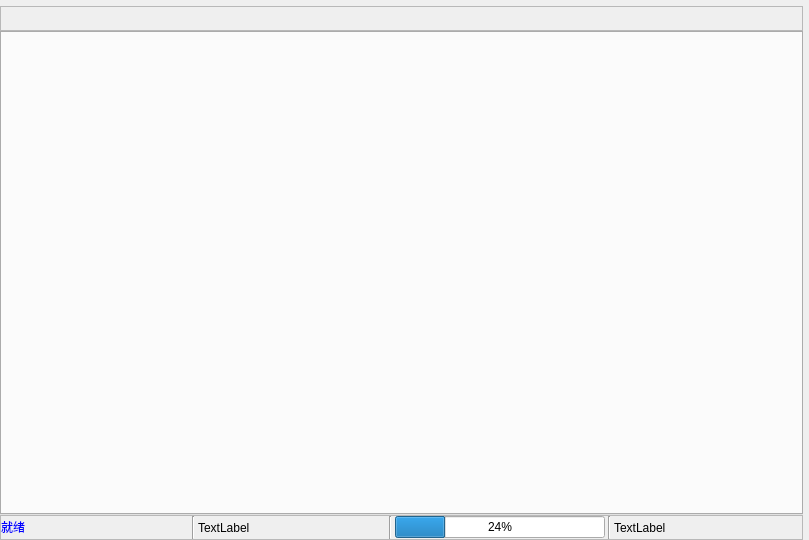
<?xml version="1.0" encoding="UTF-8"?>
<ui version="4.0">
 <class>Form</class>
 <widget class="QWidget" name="Form">
  <property name="geometry">
   <rect>
    <x>0</x>
    <y>0</y>
    <width>809</width>
    <height>540</height>
   </rect>
  </property>
  <property name="windowTitle">
   <string>Form</string>
  </property>
  <property name="windowIcon">
   <iconset resource="img.qrc">
    <normaloff>:/new/prefix1/img/logo.png</normaloff>:/new/prefix1/img/logo.png</iconset>
  </property>
  <layout class="QVBoxLayout" name="verticalLayout">
   <property name="spacing">
    <number>0</number>
   </property>
   <property name="leftMargin">
    <number>0</number>
   </property>
   <property name="topMargin">
    <number>6</number>
   </property>
   <property name="rightMargin">
    <number>6</number>
   </property>
   <property name="bottomMargin">
    <number>0</number>
   </property>
   <item>
    <widget class="QFrame" name="frameMenu">
     <property name="minimumSize">
      <size>
       <width>0</width>
       <height>25</height>
      </size>
     </property>
     <property name="maximumSize">
      <size>
       <width>16777215</width>
       <height>25</height>
      </size>
     </property>
     <property name="frameShape">
      <enum>QFrame::StyledPanel</enum>
     </property>
     <property name="frameShadow">
      <enum>QFrame::Raised</enum>
     </property>
    </widget>
   </item>
   <item>
    <widget class="QTabWidget" name="tabWidget">
     <property name="font">
      <font>
       <family>Microsoft JhengHei</family>
       <pointsize>10</pointsize>
       <weight>50</weight>
       <italic>false</italic>
       <bold>false</bold>
      </font>
     </property>
     <property name="styleSheet">
      <string notr="true">font: 10pt &quot;Microsoft JhengHei&quot;;</string>
     </property>
     <property name="currentIndex">
      <number>-1</number>
     </property>
     <property name="iconSize">
      <size>
       <width>16</width>
       <height>16</height>
      </size>
     </property>
    </widget>
   </item>
   <item>
    <widget class="QFrame" name="frame">
     <property name="minimumSize">
      <size>
       <width>0</width>
       <height>25</height>
      </size>
     </property>
     <property name="maximumSize">
      <size>
       <width>16777215</width>
       <height>35</height>
      </size>
     </property>
     <property name="frameShape">
      <enum>QFrame::StyledPanel</enum>
     </property>
     <property name="frameShadow">
      <enum>QFrame::Raised</enum>
     </property>
     <layout class="QHBoxLayout" name="horizontalLayout">
      <property name="spacing">
       <number>3</number>
      </property>
      <property name="leftMargin">
       <number>0</number>
      </property>
      <property name="topMargin">
       <number>0</number>
      </property>
      <property name="rightMargin">
       <number>0</number>
      </property>
      <property name="bottomMargin">
       <number>0</number>
      </property>
      <item>
       <widget class="QLabel" name="state_lable">
        <property name="maximumSize">
         <size>
          <width>400</width>
          <height>20</height>
         </size>
        </property>
        <property name="styleSheet">
         <string notr="true">color: rgb(0, 0, 255);
font: 12pt &quot;Microsoft JhengHei UI&quot;;</string>
        </property>
        <property name="text">
         <string>就绪</string>
        </property>
       </widget>
      </item>
      <item>
       <widget class="Line" name="line_3">
        <property name="orientation">
         <enum>Qt::Vertical</enum>
        </property>
       </widget>
      </item>
      <item>
       <widget class="QLabel" name="label_3">
        <property name="text">
         <string>TextLabel</string>
        </property>
       </widget>
      </item>
      <item>
       <widget class="Line" name="line">
        <property name="orientation">
         <enum>Qt::Vertical</enum>
        </property>
       </widget>
      </item>
      <item>
       <widget class="QProgressBar" name="progressBar">
        <property name="maximumSize">
         <size>
          <width>210</width>
          <height>16777215</height>
         </size>
        </property>
        <property name="value">
         <number>24</number>
        </property>
       </widget>
      </item>
      <item>
       <widget class="Line" name="line_2">
        <property name="orientation">
         <enum>Qt::Vertical</enum>
        </property>
       </widget>
      </item>
      <item>
       <widget class="QLabel" name="label_2">
        <property name="text">
         <string>TextLabel</string>
        </property>
       </widget>
      </item>
     </layout>
    </widget>
   </item>
  </layout>
 </widget>
 <resources>
  <include location="img.qrc"/>
 </resources>
 <connections/>
</ui>
